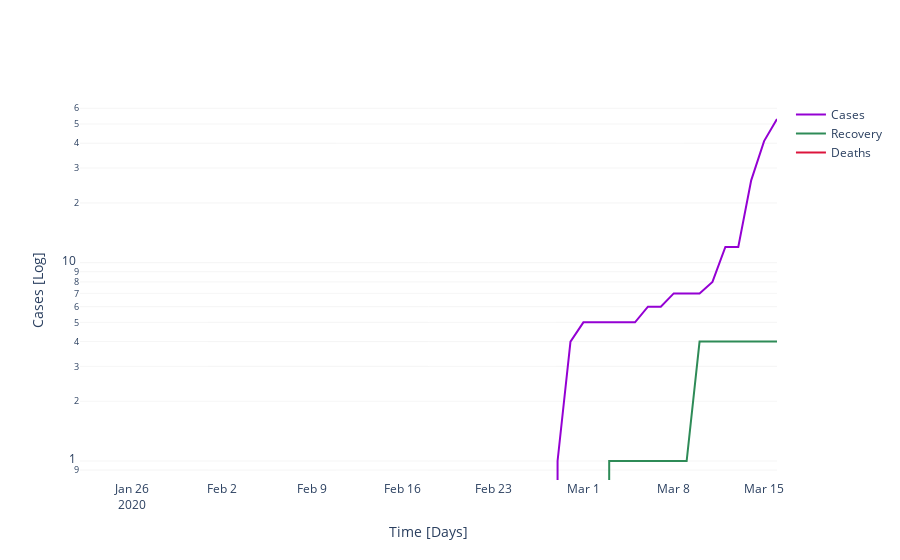

Notebook cell for this chart:
### Code cell
fig = go.Figure()
fig.add_trace(
    go.Scatter(
        mode='lines',
        x=df_c.Date, y=c_data,
        name='Cases',
        marker = dict(color='DarkViolet')
))
fig.add_trace(
    go.Scatter(
        mode='lines',
        x=df_c.Date, y=r_data,
        name='Recovery',
        marker = dict(color='SeaGreen')
))
fig.add_trace(
    go.Scatter(
        mode='lines',
        x=df_c.Date, y=d_data,
        name='Deaths',
        marker = dict(color='crimson')
))
# change background color, yaxis type and horizontal bar selector
fig.update_layout(
    xaxis_title = 'Time [Days]',
    yaxis_title = 'Cases [Log]',
    title = print('Balance from %s' %(c_study)),
    plot_bgcolor='white', yaxis_type="log")

fig.update_xaxes(zeroline=True, zerolinewidth=2, zerolinecolor='gainsboro')
# change y axis grid options
fig.update_yaxes(showgrid=True, gridwidth=.3, gridcolor='gainsboro')
